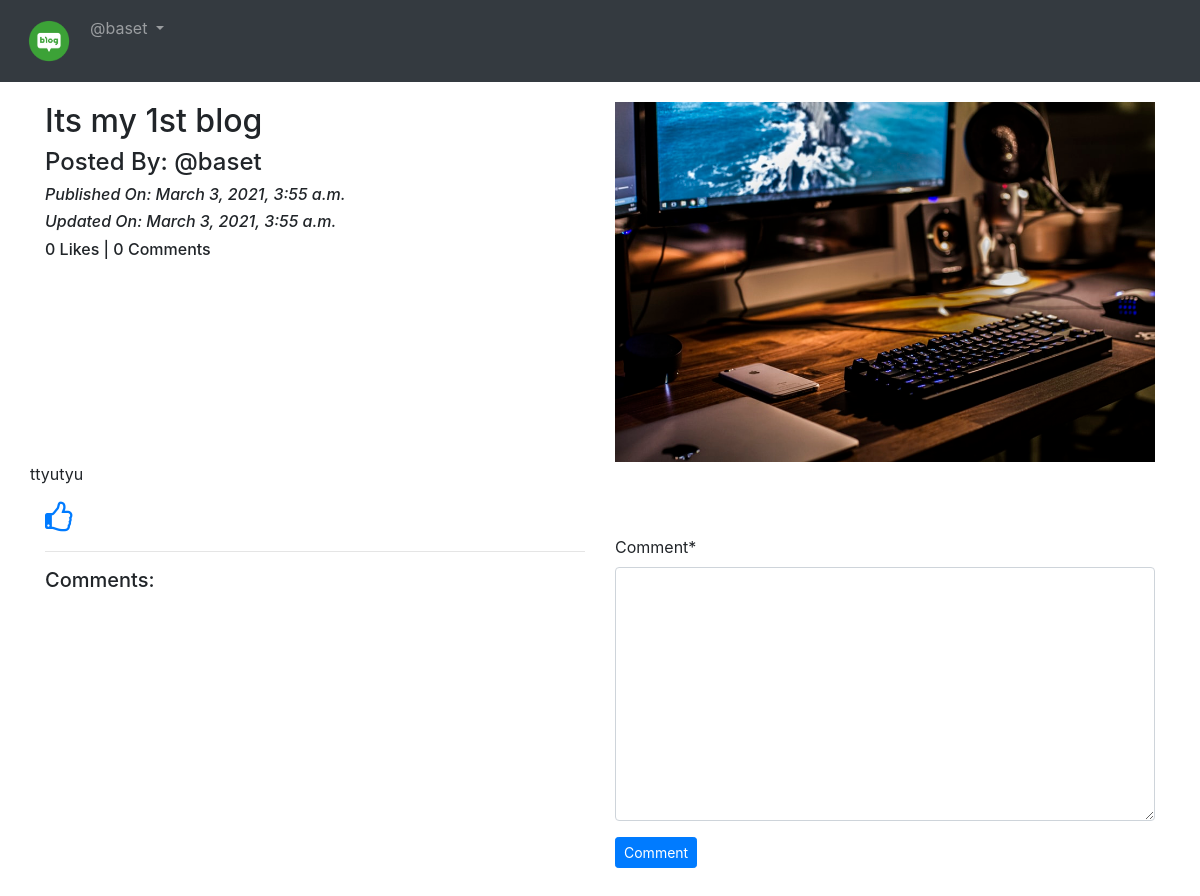
Before: /details/Its-my-1st-blog-99420ac8-f6b2-4dcc-82b4-488fb0561fbe (signed in) with the older database file.
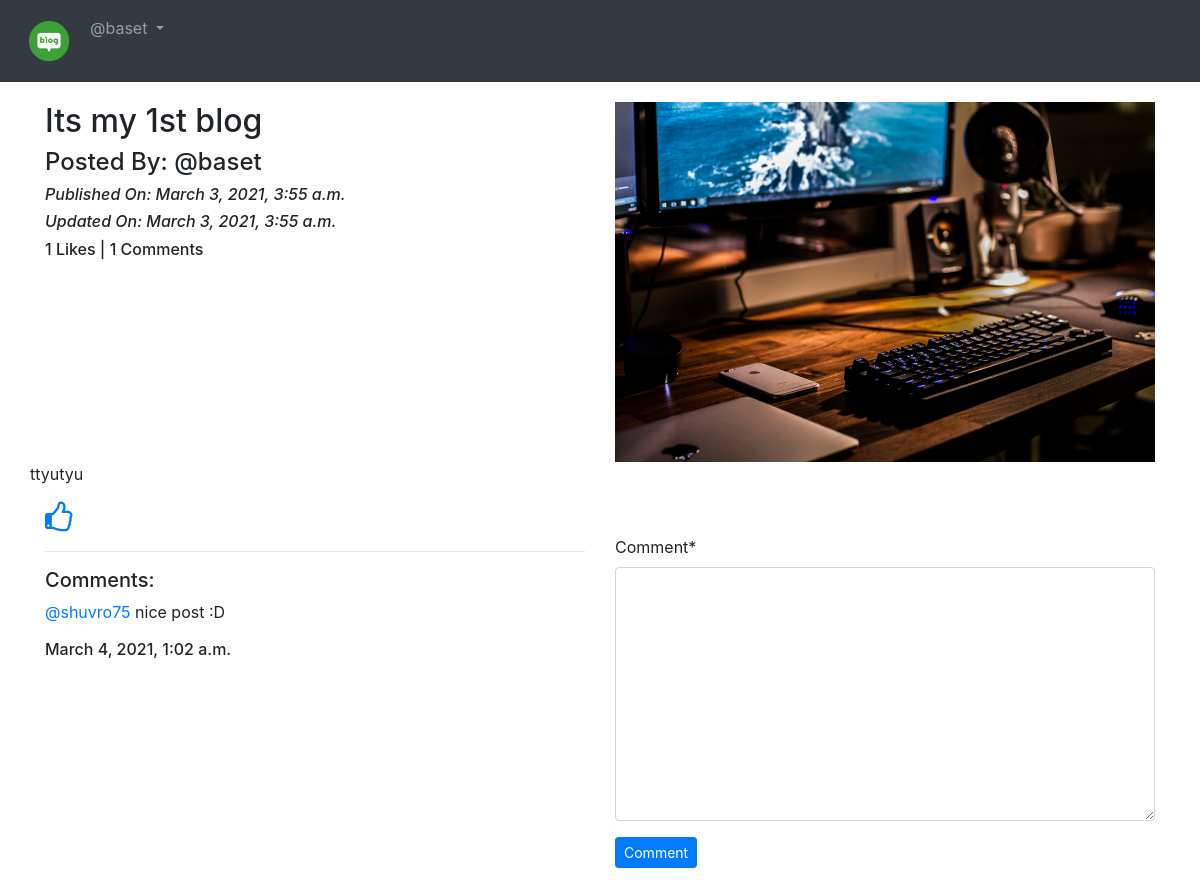
After: the same page with the newer database file.
### App_Blog/models.py (models this page shows, shortened)
class Blog(models.Model):
    author = models.ForeignKey(User, on_delete=models.CASCADE, related_name='post_author')
    blog_title = models.CharField(max_length=264, verbose_name="Put a Title")
    slug = models.SlugField(max_length=264, unique=True)
    blog_content = models.TextField(verbose_name="What is on your mind?")
    blog_image = models.ImageField(upload_to='blog_images', verbose_name="Image")
    publish_date = models.DateTimeField(auto_now_add=True)
    update_date = models.DateTimeField(auto_now=True)
    class Meta:
        ordering = ['-publish_date', ]

class Comment(models.Model):
    blog = models.ForeignKey(Blog, on_delete=models.CASCADE, related_name='blog_comment')
    user = models.ForeignKey(User, on_delete=models.CASCADE, related_name='user_comment')
    comment = models.TextField()
    comment_date = models.DateTimeField(auto_now_add=True)
    class Meta:
        ordering = ('-comment_date',)

### App_Blog/views.py (the view, shortened to what this page needs)
# urls.py: path('details/<slug:slug>', views.blog_details, name='blog_details'),
@login_required
def blog_details(request, slug):
    blog = Blog.objects.get(slug=slug)
    comment_form = CommentForm()
    already_liked = Likes.objects.filter(blog=blog, user= request.user)
    if already_liked:
        liked = True
    else:
        liked = False
    return render(request, 'App_Blog/blog_details.html', context={'blog':blog, 'comment_form':comment_form, 'liked':liked,})

### App_Blog/forms.py
class CommentForm(forms.ModelForm):
    class Meta:
        model = Comment
        fields = ('comment',)

### templates/App_Blog/blog_details.html (shortened to what this page needs)
{% extends 'base.html' %}
{% load crispy_forms_tags %}
{% block body_block %}
<div class="row">
  <div class="col-sm-6">
    <h2>{{blog.blog_title}}</h2>
    <h4>Posted By: @{{blog.author}}</h4>
    <i><h6>Published On: {{blog.publish_date}}</h6></i>
    <i><h6>Updated On: {{blog.update_date}}</h6></i>
    <h6>{{blog.liked_blog.count}} Likes | {{blog.blog_comment.count}} Comments</h6>
  </div>
  <div class="col-sm-6">
    <img src="/media/{{blog.blog_image}}" width="100%">
  </div>
  <p>
    {{blog.blog_content|linebreaks}}
  </p>
  </div>
  {% if not liked %}
  <a href="{% url 'App_Blog:liked_post' pk=blog.pk %}">
    <i class="fa fa-thumbs-o-up fa-2x" aria-hidden="true"></i>
  </a>
  {% else %}
  <a href="{% url 'App_Blog:unliked_post' pk=blog.pk %}">
    <i class="fa fa-thumbs-o-down fa-2x" aria-hidden="true"></i>
  </a>
  {% endif %}
  <div class="row">
    <div class="col-sm-6">
      <hr>
      <h5>Comments:</h5>
      {% for comment in blog.blog_comment.all %}
      <p><a href="#">@{{comment.user}}</a> {{comment.comment}}<br><h6>{{comment.comment_date}}</h6></p>
      {% endfor %}
    </div>
    <div class="col-sm-6">
      <form method="POST">
        {{ comment_form|crispy }}
        <button type="submit" class="btn btn-primary btn-sm">Comment</button>
      </form>
    </div>
  </div>
  <br>
  <br>
  {% endblock %}

### templates/base.html (shortened to what this page needs)
<!DOCTYPE html>
{% load static %}
<html lang="en" dir="ltr">
<head>
  <link rel="stylesheet" href="https://maxcdn.bootstrapcdn.com/bootstrap/4.4.1/css/bootstrap.min.css">
  <link href="https://maxcdn.bootstrapcdn.com/font-awesome/4.7.0/css/font-awesome.min.css" rel="stylesheet">
</head>
<body>
  <nav class="navbar navbar-expand-sm bg-dark navbar-dark">
    <ul class="navbar-nav">
      <li class="nav-item active">
        <a class="nav-link" href="#"><img src="{% static '/media/logo.png' %}" width="50px"></a>
      </li>
      {% if user.is_authenticated %}
      <div class="nav-item dropdown">
        <a class="nav-link dropdown-toggle" href="#" id="navbardrop" data-toggle="dropdown">
          @{{user.username}}
        </a>
      </div>
      {% endif %}
    </ul>
  </nav>
  <div class="container" style="padding-top:20px">
    {% block body_block %}
    {% endblock %}
  </div>
</body>
</html>

Changed rows visible on the page:
computed for Blog "Its my 1st blog": liked_blog.count "0" → "1"; blog_comment.count "0" → "1"
added Comment: user "shuvro75", comment "nice post :D", comment_date "March 4, 2021, 1:02 a.m."
